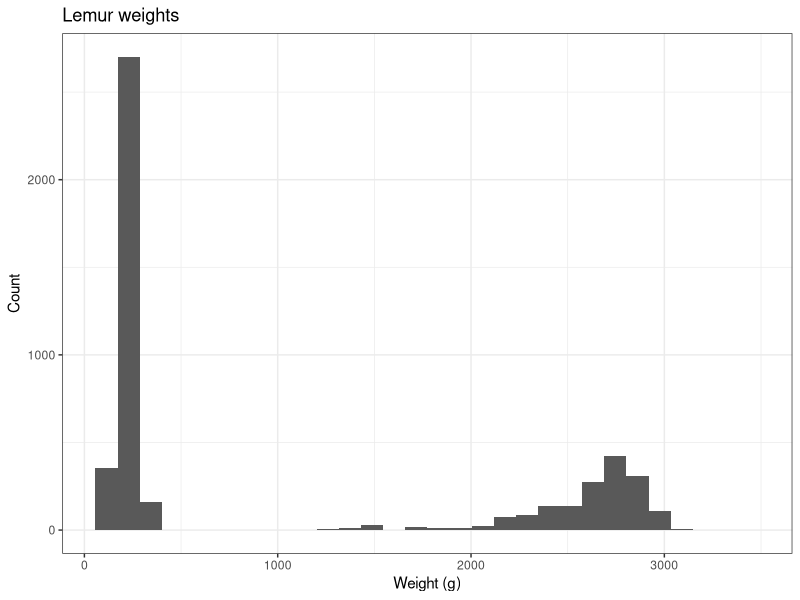

The R source for this figure:
## ---- chunk 1
#| echo: false
library(tidyverse)
lemurs = read_csv("data/lemurs.csv")
lemurs %>%
  filter(sex == "M", age_at_wt_mo > 24) %>%
  ggplot(aes(x = weight_g)) +
  geom_histogram() +
  labs(x = "Weight (g)", y = "Count", title = "Lemur weights") +
  theme_bw()
  
